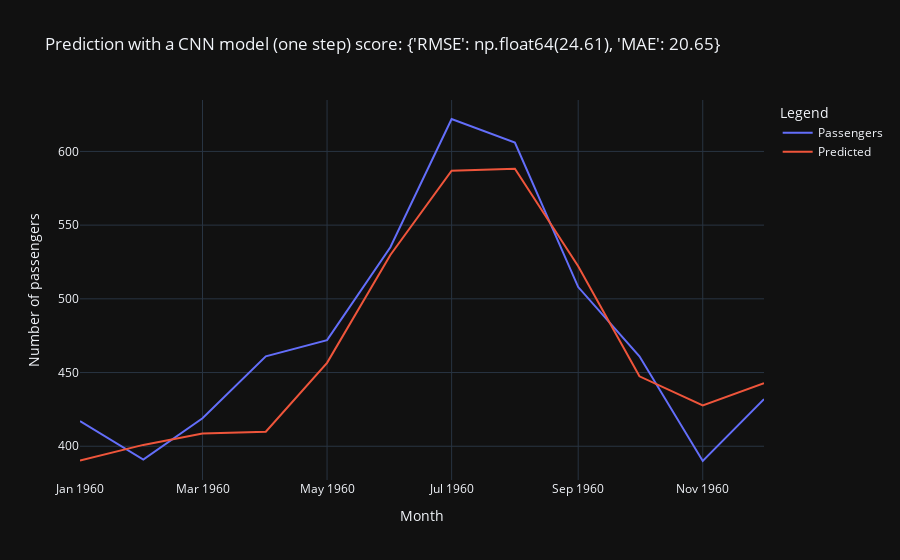

This figure's notebook cell:
### Code cell
compared_df = test[compared_date:].copy()
compared_df['Predicted'] = list_predicted
print(f"Results shape {compared_df.shape}")
print(compared_df.head(2))
# rmse = np.sqrt(np.mean((compared_df.Passengers - compared_df.Predicted)**2))
score = calculate_metrics(compared_df.Passengers, compared_df.Predicted)
fig = px.line(compared_df, x = compared_df.index, y= ['Passengers', 'Predicted'],
            labels = {'value': 'Number of passengers', 'variable': 'Legend'},
            title = f'Prediction with a CNN model (one step) score: {score}')
fig.show()

### Figure 1 — Plotly figure (JSON) as saved in the notebook; plotly's stock layout.template omitted (floating-point values rounded to 4 significant figures)
{"data": [{"hovertemplate": "Legend=Passengers<br>Month=%{x}<br>Number of passengers=%{y}<extra></extra>", "legendgroup": "Passengers", "line": {"color": "#636efa", "dash": "solid"}, "marker": {"symbol": "circle"}, "mode": "lines", "name": "Passengers", "orientation": "v", "showlegend": true, "type": "scatter", "x": ["1960-01-01T00:00:00.000000000", "1960-02-01T00:00:00.000000000", "1960-03-01T00:00:00.000000000", "1960-04-01T00:00:00.000000000", "1960-05-01T00:00:00.000000000", "1960-06-01T00:00:00.000000000", "1960-07-01T00:00:00.000000000", "1960-08-01T00:00:00.000000000", "1960-09-01T00:00:00.000000000", "1960-10-01T00:00:00.000000000", "1960-11-01T00:00:00.000000000", "1960-12-01T00:00:00.000000000"], "xaxis": "x", "y": [417.0, 391.0, 419.0, 461.0, 472.0, 535.0, 622.0, 606.0, 508.0, 461.0, 390.0, 432.0], "yaxis": "y"}, {"hovertemplate": "Legend=Predicted<br>Month=%{x}<br>Number of passengers=%{y}<extra></extra>", "legendgroup": "Predicted", "line": {"color": "#EF553B", "dash": "solid"}, "marker": {"symbol": "circle"}, "mode": "lines", "name": "Predicted", "orientation": "v", "showlegend": true, "type": "scatter", "x": ["1960-01-01T00:00:00.000000000", "1960-02-01T00:00:00.000000000", "1960-03-01T00:00:00.000000000", "1960-04-01T00:00:00.000000000", "1960-05-01T00:00:00.000000000", "1960-06-01T00:00:00.000000000", "1960-07-01T00:00:00.000000000", "1960-08-01T00:00:00.000000000", "1960-09-01T00:00:00.000000000", "1960-10-01T00:00:00.000000000", "1960-11-01T00:00:00.000000000", "1960-12-01T00:00:00.000000000"], "xaxis": "x", "y": [390.2, 400.9, 408.6, 409.9, 456.6, 529.8, 586.9, 588.2, 522.1, 447.4, 427.7, 442.7], "yaxis": "y"}], "layout": {"legend": {"title": {"text": "Legend"}, "tracegroupgap": 0}, "title": {"text": "Prediction with a CNN model (one step) score: {'RMSE': np.float64(24.61), 'MAE': 20.65}"}, "xaxis": {"anchor": "y", "domain": [0, 1], "title": {"text": "Month"}}, "yaxis": {"anchor": "x", "domain": [0, 1], "title": {"text": "Number of passengers"}}}}
